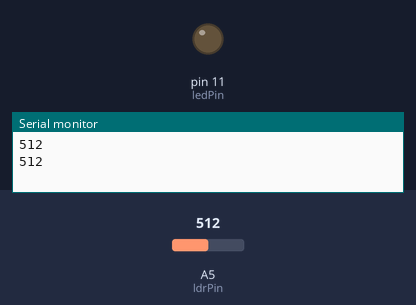
The sketch below on a simulated Arduino Uno, built with avr-gcc and run on an emulated ATmega328P. Shown: output pins drawn as LEDs (lit = HIGH), the last lines printed to the serial monitor. Inputs (shaded band) come from the test bench; at power-on: A5 (ldrPin) = 512.

Above: at 1.8 s.
1.9 s: A5 (ldrPin) set to 83
3.4 s: A5 (ldrPin) set to 73
At 5.1 s:
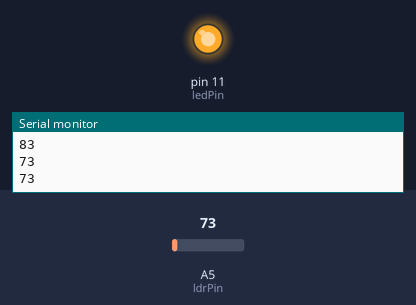
5.5 s: A5 (ldrPin) set to 90
At 6.7 s:
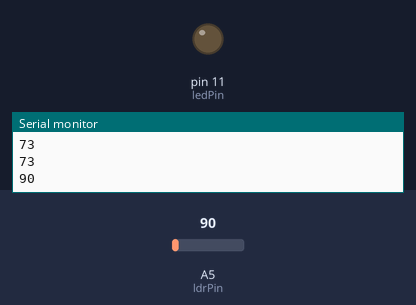
7.5 s: A5 (ldrPin) set to 70
At 9.4 s:
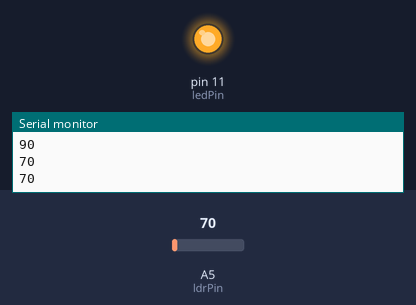
Timing chart, 0 to 10.5 s (numbered marks = the images above; inputs shaded):
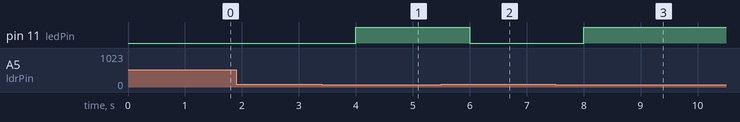

Measured:
- the behaviour switches between 80 and 79 on A5 (ldrPin) (found by bisection; images 0 and 1)
- after the input at 3.4 s, pin 11 (ledPin): LOW → HIGH after 0.60 s
- after the input at 5.5 s, pin 11 (ledPin): HIGH → LOW after 0.50 s
- after the input at 7.5 s, pin 11 (ledPin): LOW → HIGH after 0.50 s

The sketch:

ldr.ino
```cpp
//if Light Dependent Resistor is less than 80 then led will turn on

int ldrPin = A5;
int ledPin = 11;
int value;

void setup(){

	Serial.begin(9600);
	pinMode(ldrPin,INPUT);
	pinMode(ledPin,OUTPUT);
}

void loop(){

	value = analogRead(ldrPin);
	Serial.println(value); //display value

	if (value >=80){
		digitalWrite(ledPin,LOW);
		delay(1000);
	}

	else{
		digitalWrite(ledPin,HIGH);
		delay(1000);
	}
}
```
